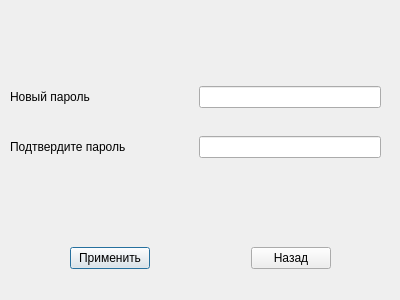
<?xml version="1.0" encoding="UTF-8"?>
<ui version="4.0">
 <class>settings_verifier_change_password</class>
 <widget class="QDialog" name="settings_verifier_change_password">
  <property name="geometry">
   <rect>
    <x>0</x>
    <y>0</y>
    <width>400</width>
    <height>300</height>
   </rect>
  </property>
  <property name="windowTitle">
   <string>Dialog</string>
  </property>
  <widget class="QWidget" name="layoutWidget">
   <property name="geometry">
    <rect>
     <x>10</x>
     <y>80</y>
     <width>371</width>
     <height>34</height>
    </rect>
   </property>
   <layout class="QHBoxLayout" name="horizontalLayout_2" stretch="50,50">
    <item>
     <widget class="QLabel" name="label_2">
      <property name="text">
       <string>Новый пароль</string>
      </property>
     </widget>
    </item>
    <item>
     <widget class="QLineEdit" name="lineEdit_2">
      <property name="frame">
       <bool>true</bool>
      </property>
      <property name="dragEnabled">
       <bool>false</bool>
      </property>
     </widget>
    </item>
   </layout>
  </widget>
  <widget class="QWidget" name="layoutWidget">
   <property name="geometry">
    <rect>
     <x>10</x>
     <y>130</y>
     <width>371</width>
     <height>34</height>
    </rect>
   </property>
   <layout class="QHBoxLayout" name="horizontalLayout_3" stretch="50,50">
    <item>
     <widget class="QLabel" name="label_3">
      <property name="text">
       <string>Подтвердите пароль</string>
      </property>
     </widget>
    </item>
    <item>
     <widget class="QLineEdit" name="lineEdit_3"/>
    </item>
   </layout>
  </widget>
  <widget class="QWidget" name="layoutWidget">
   <property name="geometry">
    <rect>
     <x>70</x>
     <y>240</y>
     <width>261</width>
     <height>36</height>
    </rect>
   </property>
   <layout class="QHBoxLayout" name="horizontalLayout_4">
    <item>
     <widget class="QPushButton" name="pushButton">
      <property name="text">
       <string>Применить</string>
      </property>
     </widget>
    </item>
    <item>
     <spacer name="horizontalSpacer">
      <property name="orientation">
       <enum>Qt::Horizontal</enum>
      </property>
      <property name="sizeHint" stdset="0">
       <size>
        <width>40</width>
        <height>20</height>
       </size>
      </property>
     </spacer>
    </item>
    <item>
     <widget class="QPushButton" name="pushButton_2">
      <property name="text">
       <string>Назад</string>
      </property>
     </widget>
    </item>
   </layout>
  </widget>
  <widget class="QLabel" name="label_4">
   <property name="geometry">
    <rect>
     <x>60</x>
     <y>180</y>
     <width>54</width>
     <height>17</height>
    </rect>
   </property>
   <property name="text">
    <string/>
   </property>
  </widget>
 </widget>
 <resources/>
 <connections/>
</ui>
